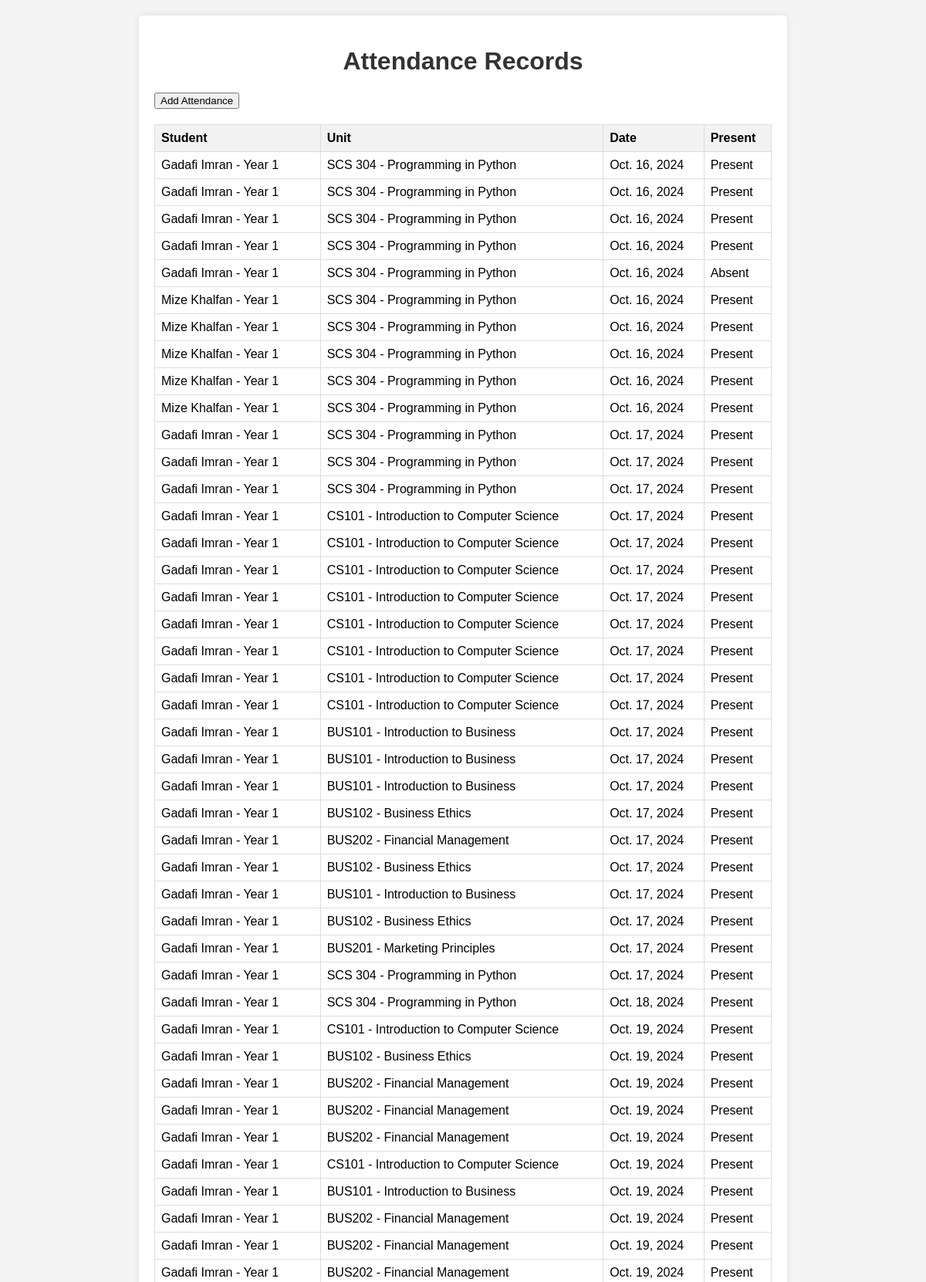
The page /attendance/ (upper part) on the database its author committed.
### attendance/models.py (models this page shows, shortened)
class Attendance(models.Model):
    student = models.ForeignKey(Student, on_delete=models.CASCADE)
    unit = models.ForeignKey(Unit, on_delete=models.CASCADE)
    week = models.CharField(max_length=50)  # Added week field to track attendance by week
    date = models.DateField(auto_now_add=True)
    present = models.BooleanField(default=False)

class Student(models.Model):
    profile = models.OneToOneField(StudentProfile, on_delete=models.CASCADE, limit_choices_to={'role': 'student'})
    course = models.ForeignKey(Course, on_delete=models.CASCADE)
    year_of_study = models.IntegerField()
    def __str__(self):
        return f'{self.profile.first_name} {self.profile.last_name} - Year {self.year_of_study}'

class StudentProfile(models.Model):
    user_name = models.CharField(max_length=300)
    first_name = models.CharField(max_length=70)
    last_name = models.CharField(max_length=70)
    reg_no = models.CharField(max_length=70)  # Registration number should be a CharField for alphanumeric codes
    phone = models.CharField(max_length=15)  # Using CharField to accommodate special characters like '+'
    email = models.EmailField()
    dob = models.DateField()  # Date of birth
    course = models.CharField(max_length=200)
    religion = models.CharField(max_length=70)
    games = models.CharField(max_length=70)
    hostel = models.CharField(max_length=70)
    room_no = models.CharField(max_length=70)
    year = models.CharField(max_length=70 ,null=True, blank=False)
    fee_balance = models.CharField(max_length=70,null=True, blank=False)
    parents_phone = models.CharField(max_length=15)  # CharField for phone
    parents_name = models.CharField(max_length=70)
    address = models.CharField(max_length=100)  # Increased length for more flexibility
    role = models.CharField(choices=ROLES, max_length=20, null=True, blank=False, default='student')
    image = models.ImageField(upload_to='profile_images/',null=True, blank=False)
    updated = models.DateTimeField(auto_now=True)

class Unit(models.Model):
    unit_code = models.CharField(max_length=10, unique=True)
    unit_name = models.CharField(max_length=200)
    course = models.CharField(max_length=200)  # Assuming this is just the name of the course here
    semester = models.CharField(max_length=20)  # e.g., 'Semester 1', 'Semester 2'
    year_of_study = models.IntegerField()  # e.g., 1st year, 2nd year, etc.
    lecturer = models.ForeignKey(LecturerProfile, on_delete=models.CASCADE, limit_choices_to={'role': 'lecturer'})
    current_week = models.CharField(max_length=2,null=True, blank=False, default='1')  # Tracks the current week students can sign for
    def __str__(self):
        return f'{self.unit_code} - {self.unit_name}'

### attendance/views.py (the view)
# urls.py: path('attendance/', views.attendance_list, name='attendance_list'),
def attendance_list(request):
    attendances = Attendance.objects.all()
    return render(request, 'attendance/attendance_list.html', {'attendances': attendances})

### templates/attendance/attendance_list.html (shortened to what this page needs)
<!DOCTYPE html>
<html lang="en">
<head>
</head>
<body>
    <div class="container">
        <h1>Attendance Records</h1>
        <form method="POST">
            <button type="submit">Add Attendance</button>
        </form>
        {% if attendances %}
            <table>
                <thead>
                    <tr>
                        <th>Student</th>
                        <th>Unit</th>
                        <th>Date</th>
                        <th>Present</th>
                    </tr>
                </thead>
                <tbody>
                    {% for attendance in attendances %}
                        <tr>
                            <td>{{ attendance.student }}</td>
                            <td>{{ attendance.unit }}</td>
                            <td>{{ attendance.date }}</td>
                            <td>{{ attendance.present|yesno:"Present,Absent" }}</td>
                        </tr>
                    {% endfor %}
                </tbody>
            </table>
        {% else %}
            <p>No attendance records found.</p>
        {% endif %}
    </div>
</body>
</html>

### templates/attendance/attendance_list.html (style rules this page uses)
body { font-family: Arial, sans-serif; background-color: #f4f4f4; margin: 0; padding: 20px; }
.container { max-width: 800px; margin: 0 auto; background: white; border-radius: 5px; box-shadow: 0 0 10px rgba(0, 0, 0, 0.1); padding: 20px; }
h1 { text-align: center; color: #333; }
table { width: 100%; border-collapse: collapse; margin-top: 20px; }
th, td { border: 1px solid #ddd; padding: 8px; text-align: left; }
th { background-color: #f2f2f2; }
form { margin-bottom: 20px; }

### rows shown on the page
Attendance: student "Gadafi Imran - Year 1", unit "SCS 304 - Programming in Python", date "Oct. 16, 2024", present "Present"
Attendance: student "Gadafi Imran - Year 1", unit "SCS 304 - Programming in Python", date "Oct. 16, 2024", present "Present"
Attendance: student "Gadafi Imran - Year 1", unit "SCS 304 - Programming in Python", date "Oct. 16, 2024", present "Present"
Attendance: student "Gadafi Imran - Year 1", unit "SCS 304 - Programming in Python", date "Oct. 16, 2024", present "Present"
Attendance: student "Gadafi Imran - Year 1", unit "SCS 304 - Programming in Python", date "Oct. 16, 2024", present "Absent"
Attendance: student "Mize Khalfan - Year 1", unit "SCS 304 - Programming in Python", date "Oct. 16, 2024", present "Present"
Attendance: student "Mize Khalfan - Year 1", unit "SCS 304 - Programming in Python", date "Oct. 16, 2024", present "Present"
Attendance: student "Mize Khalfan - Year 1", unit "SCS 304 - Programming in Python", date "Oct. 16, 2024", present "Present"
Attendance: student "Mize Khalfan - Year 1", unit "SCS 304 - Programming in Python", date "Oct. 16, 2024", present "Present"
Attendance: student "Mize Khalfan - Year 1", unit "SCS 304 - Programming in Python", date "Oct. 16, 2024", present "Present"
Attendance: student "Gadafi Imran - Year 1", unit "SCS 304 - Programming in Python", date "Oct. 17, 2024", present "Present"
Attendance: student "Gadafi Imran - Year 1", unit "SCS 304 - Programming in Python", date "Oct. 17, 2024", present "Present"
Attendance: student "Gadafi Imran - Year 1", unit "SCS 304 - Programming in Python", date "Oct. 17, 2024", present "Present"
Attendance: student "Gadafi Imran - Year 1", unit "CS101 - Introduction to Computer Science", date "Oct. 17, 2024", present "Present"
Attendance: student "Gadafi Imran - Year 1", unit "CS101 - Introduction to Computer Science", date "Oct. 17, 2024", present "Present"
Attendance: student "Gadafi Imran - Year 1", unit "CS101 - Introduction to Computer Science", date "Oct. 17, 2024", present "Present"
Attendance: student "Gadafi Imran - Year 1", unit "CS101 - Introduction to Computer Science", date "Oct. 17, 2024", present "Present"
Attendance: student "Gadafi Imran - Year 1", unit "CS101 - Introduction to Computer Science", date "Oct. 17, 2024", present "Present"
Attendance: student "Gadafi Imran - Year 1", unit "CS101 - Introduction to Computer Science", date "Oct. 17, 2024", present "Present"
Attendance: student "Gadafi Imran - Year 1", unit "CS101 - Introduction to Computer Science", date "Oct. 17, 2024", present "Present"
Attendance: student "Gadafi Imran - Year 1", unit "CS101 - Introduction to Computer Science", date "Oct. 17, 2024", present "Present"
Attendance: student "Gadafi Imran - Year 1", unit "BUS101 - Introduction to Business", date "Oct. 17, 2024", present "Present"
Attendance: student "Gadafi Imran - Year 1", unit "BUS101 - Introduction to Business", date "Oct. 17, 2024", present "Present"
Attendance: student "Gadafi Imran - Year 1", unit "BUS101 - Introduction to Business", date "Oct. 17, 2024", present "Present"
Attendance: student "Gadafi Imran - Year 1", unit "BUS102 - Business Ethics", date "Oct. 17, 2024", present "Present"
Attendance: student "Gadafi Imran - Year 1", unit "BUS202 - Financial Management", date "Oct. 17, 2024", present "Present"
Attendance: student "Gadafi Imran - Year 1", unit "BUS102 - Business Ethics", date "Oct. 17, 2024", present "Present"
Attendance: student "Gadafi Imran - Year 1", unit "BUS101 - Introduction to Business", date "Oct. 17, 2024", present "Present"
Attendance: student "Gadafi Imran - Year 1", unit "BUS102 - Business Ethics", date "Oct. 17, 2024", present "Present"
Attendance: student "Gadafi Imran - Year 1", unit "BUS201 - Marketing Principles", date "Oct. 17, 2024", present "Present"
Attendance: student "Gadafi Imran - Year 1", unit "SCS 304 - Programming in Python", date "Oct. 17, 2024", present "Present"
Attendance: student "Gadafi Imran - Year 1", unit "SCS 304 - Programming in Python", date "Oct. 18, 2024", present "Present"
Attendance: student "Gadafi Imran - Year 1", unit "CS101 - Introduction to Computer Science", date "Oct. 19, 2024", present "Present"
Attendance: student "Gadafi Imran - Year 1", unit "BUS102 - Business Ethics", date "Oct. 19, 2024", present "Present"
Attendance: student "Gadafi Imran - Year 1", unit "BUS202 - Financial Management", date "Oct. 19, 2024", present "Present"
Attendance: student "Gadafi Imran - Year 1", unit "BUS202 - Financial Management", date "Oct. 19, 2024", present "Present"
Attendance: student "Gadafi Imran - Year 1", unit "BUS202 - Financial Management", date "Oct. 19, 2024", present "Present"
Attendance: student "Gadafi Imran - Year 1", unit "CS101 - Introduction to Computer Science", date "Oct. 19, 2024", present "Present"
Attendance: student "Gadafi Imran - Year 1", unit "BUS101 - Introduction to Business", date "Oct. 19, 2024", present "Present"
Attendance: student "Gadafi Imran - Year 1", unit "BUS202 - Financial Management", date "Oct. 19, 2024", present "Present"
Attendance: student "Gadafi Imran - Year 1", unit "BUS202 - Financial Management", date "Oct. 19, 2024", present "Present"
Attendance: student "Gadafi Imran - Year 1", unit "BUS202 - Financial Management", date "Oct. 19, 2024", present "Present"
